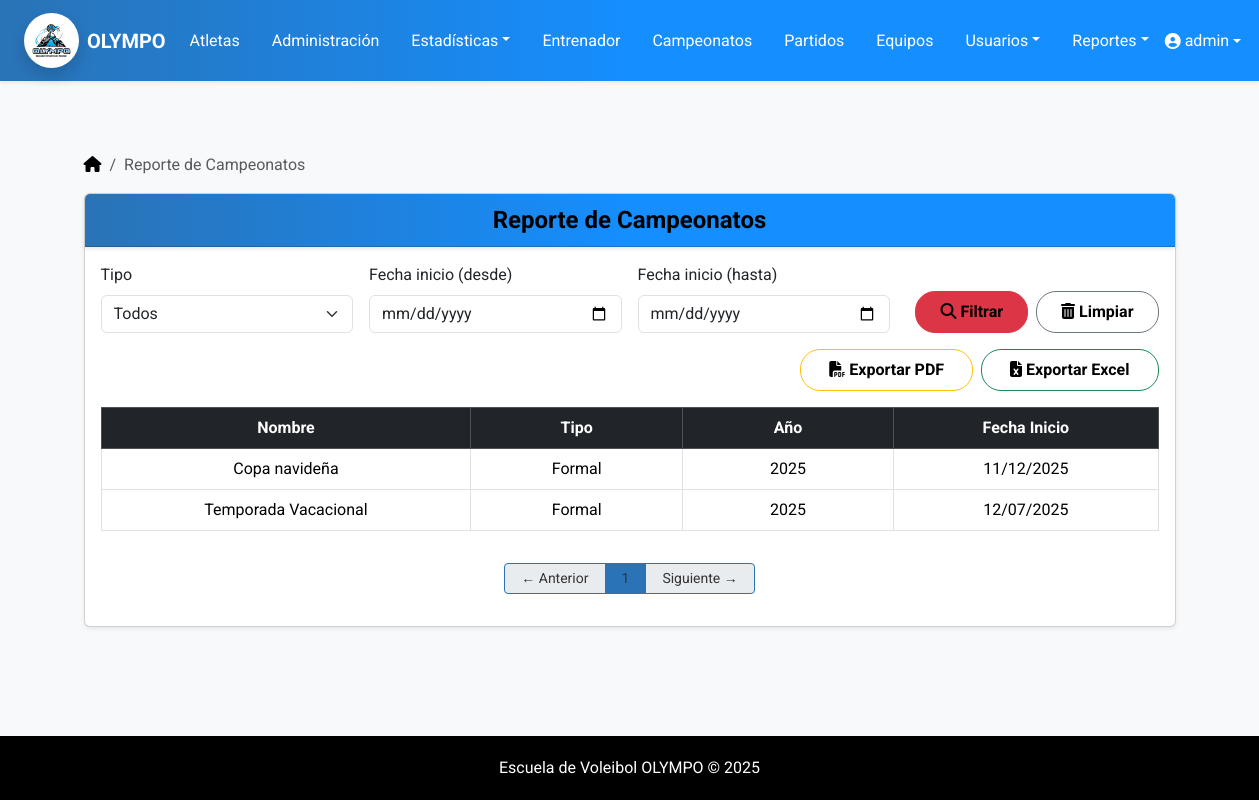
Screenshot of /atletas/reportes/campeonatos/ (signed in) with the database file from the repository.
### atletas/models.py (models this page shows, shortened)
class Campeonato(models.Model):
    TIPO_CHOICES = [
        ('formal', 'Formal'),
        ('amistoso', 'Amistoso'),
    ]
    nombre = models.CharField(max_length=100)
    tipo = models.CharField(max_length=10, choices=TIPO_CHOICES)
    anio = models.PositiveIntegerField()
    fecha_inicio = models.DateField(blank=True, null=True)
    descripcion = models.TextField(blank=True)

### atletas/views.py (the view)
# urls.py: path('reportes/campeonatos/', views.reporte_campeonatos, name='reporte_campeonatos'),
@user_passes_test(lambda u: es_admin(u) or es_entrenador(u))
def reporte_campeonatos(request):
    tipo = request.GET.get("tipo", "").strip()
    fecha_inicio_desde = request.GET.get("fecha_inicio_desde", "").strip()
    fecha_inicio_hasta = request.GET.get("fecha_inicio_hasta", "").strip()
    campeonatos = Campeonato.objects.all().order_by('-anio', 'nombre')
    if tipo:
        campeonatos = campeonatos.filter(tipo=tipo)
    if fecha_inicio_desde:
        fd = parse_date(fecha_inicio_desde)
        if fd:
            campeonatos = campeonatos.filter(fecha_inicio__gte=fd)
    if fecha_inicio_hasta:
        fh = parse_date(fecha_inicio_hasta)
        if fh:
            campeonatos = campeonatos.filter(fecha_inicio__lte=fh)
    paginator = Paginator(campeonatos, 10)
    page_number = request.GET.get("page")
    page_obj = paginator.get_page(page_number)
    context = {
        "page_obj": page_obj,
        "tipo": tipo,
        "fecha_inicio_desde": fecha_inicio_desde,
        "fecha_inicio_hasta": fecha_inicio_hasta,
    }
    return render(request, "reportes/reporte_campeonatos.html", context)

### atletas/context_processors.py (called while the page is built)
def role_flags(request):
    u = request.user
    atleta_id = None
    if u.is_authenticated and es_atleta(u):  # ✅ propiedad
        if hasattr(u, "atleta"):
            atleta_id = u.atleta.id
    return {
        "is_admin": es_admin(u),
        "is_trainer": es_entrenador(u),
        "is_athlete": es_atleta(u),
        "atleta_id": atleta_id,
    }

### atletas/utils/roles.py (called while the page is built)
def es_admin(user):
    return user.is_authenticated and (user.is_superuser or user.groups.filter(name='Administrador').exists())

def es_entrenador(user):
    return user.is_authenticated and (
        user.groups.filter(name='Entrenador').exists() or hasattr(user, 'entrenador')
    )

def es_atleta(user):
    return user.is_authenticated and hasattr(user, 'atleta')  # por la OneToOne

### templates/reportes/reporte_campeonatos.html (shortened to what this page needs)
{% extends "base.html" %}
{% load static %}
{% block content %}
<div class="container mt-4">
  <nav aria-label="breadcrumb" class="mb-3">
    <ol class="breadcrumb">
      <li class="breadcrumb-item">
        <a class="link-body-emphasis" href="{% url 'menu_principal' %}">
          <i class="fa-solid fa-house"></i>
        </a>
      </li>
      <li class="breadcrumb-item active" aria-current="page">Reporte de Campeonatos</li>
    </ol>
  </nav>
  <div class="card shadow-sm rounded">
    <div class="card-header bg-dark text-white text-center fw-bold fs-4">
      Reporte de Campeonatos
    </div>
    <div class="card-body">
      <form method="get" class="row g-3 mb-3 align-items-end">
        <div class="col-md-3">
          <label for="tipo" class="form-label">Tipo</label>
          <select id="tipo" name="tipo" class="form-select">
            <option value="">Todos</option>
          </select>
        </div>
        <div class="col-md-3">
          <label for="fecha_inicio_desde" class="form-label">Fecha inicio (desde)</label>
          <input type="date" id="fecha_inicio_desde" name="fecha_inicio_desde" class="form-control" value="{{ fecha_inicio_desde }}">
        </div>
        <div class="col-md-3">
          <label for="fecha_inicio_hasta" class="form-label">Fecha inicio (hasta)</label>
          <input type="date" id="fecha_inicio_hasta" name="fecha_inicio_hasta" class="form-control" value="{{ fecha_inicio_hasta }}">
        </div>
        <div class="col-md-3 d-flex justify-content-end gap-2">
          <button type="submit" class="btn btn-danger px-4">
            <i class="fas fa-search"></i> Filtrar
          </button>
          <a href="{% url 'reporte_campeonatos' %}" class="btn btn-outline-secondary px-4">
            <i class="fas fa-trash-alt"></i> Limpiar
          </a>
        </div>
      </form>
      <div class="d-flex justify-content-end mb-3 gap-2">
        <a href="{% url 'reporte_campeonatos_pdf' %}?{% if request.GET %}{{ request.GET.urlencode }}{% endif %}" class="btn btn-outline-warning">
          <i class="fa-solid fa-file-pdf"></i> Exportar PDF
        </a>
        <a href="{% url 'reporte_campeonatos_excel' %}?{% if request.GET %}{{ request.GET.urlencode }}{% endif %}" class="btn btn-outline-success">
          <i class="fa-solid fa-file-excel"></i> Exportar Excel
        </a>
      </div>
      {% if page_obj and page_obj.object_list %}
      <div class="table-responsive">
        <table class="table table-bordered table-hover align-middle text-center">
          <thead class="table-dark">
            <tr>
              <th style="width: 35%;">Nombre</th>
              <th style="width: 20%;">Tipo</th>
              <th style="width: 20%;">Año</th>
              <th style="width: 25%;">Fecha Inicio</th>
            </tr>
          </thead>
          <tbody>
            {% for c in page_obj %}
            <tr>
              <td class="text-center">{{ c.nombre }}</td>
              <td>{{ c.get_tipo_display }}</td>
              <td>{{ c.anio }}</td>
              <td>{% if c.fecha_inicio %}{{ c.fecha_inicio|date:"d/m/Y" }}{% else %}—{% endif %}</td>
            </tr>
            {% endfor %}
          </tbody>
        </table>
      </div>
      {% with request.GET.urlencode as query_params %}
        {% with query_params|cut:'page='|cut:'&page=' as base_query %}
          <div class="d-flex justify-content-center mt-3">
            <nav>
              <ul class="pagination pagination-sm">
                {% if page_obj.has_previous %}
                  <li class="page-item">
                    <a class="page-link px-3 py-1" href="?{% if base_query %}{{ base_query }}&{% endif %}page={{ page_obj.previous_page_number }}">← Anterior</a>
                  </li>
                {% else %}
                  <li class="page-item disabled"><span class="page-link px-3 py-1">← Anterior</span></li>
                {% endif %}
                {% for num in page_obj.paginator.page_range %}
                  {% if page_obj.number == num %}
                    <li class="page-item active"><span class="page-link px-3 py-1">{{ num }}</span></li>
                  {% else %}
                    <li class="page-item"><a class="page-link px-3 py-1" href="?{% if base_query %}{{ base_query }}&{% endif %}page={{ num }}">{{ num }}</a></li>
                  {% endif %}
                {% endfor %}
                {% if page_obj.has_next %}
                  <li class="page-item">
                    <a class="page-link px-3 py-1" href="?{% if base_query %}{{ base_query }}&{% endif %}page={{ page_obj.next_page_number }}">Siguiente →</a>
                  </li>
                {% else %}
                  <li class="page-item disabled"><span class="page-link px-3 py-1">Siguiente →</span></li>
                {% endif %}
              </ul>
            </nav>
          </div>
        {% endwith %}
      {% endwith %}
      {% endif %}
    </div>
  </div>
</div>
{% endblock %}

### templates/base.html (shortened to what this page needs)
<!DOCTYPE html>
{% load static %}
<html lang="es">
<head>
    <link href="https://cdn.jsdelivr.net/npm/bootstrap@5.3.3/dist/css/bootstrap.min.css" rel="stylesheet">
    <link rel="stylesheet" href="https://cdnjs.cloudflare.com/ajax/libs/font-awesome/6.5.0/css/all.min.css">
    <link rel="stylesheet" href="{% static 'css/estilos.css' %}">
</head>
<body>
    <nav class="navbar navbar-expand-lg bg-escovol navbar-dark shadow-sm">
        <div class="container-fluid px-4">
            <a class="navbar-brand d-flex align-items-center">
                <img src="{% static 'img/logo-olympo.jpeg' %}" alt="Logo Olympo" width="55" height="55" class="me-2 rounded-circle shadow">
                <span class="fw-bold text-white">OLYMPO</span>
            </a>
            <div class="collapse navbar-collapse justify-content-between" id="navbarMenu">
                <ul class="navbar-nav mx-auto gap-3">
                    {% if is_admin or is_trainer %}
                        <li class="nav-item"><a class="nav-link text-white" href="{% url 'lista_atletas' %}">Atletas</a></li>
                        <li class="nav-item"><a class="nav-link text-white" href="{% url 'administracion' %}">Administración</a></li>
                        <li class="nav-item dropdown">
                            <a class="nav-link dropdown-toggle text-white" href="#" data-bs-toggle="dropdown">Estadísticas</a>
                        </li>
                        <li class="nav-item"><a class="nav-link text-white" href="{% url 'lista_entrenadores' %}">Entrenador</a></li>
                        <li class="nav-item"><a class="nav-link text-white" href="{% url 'lista_campeonatos' %}">Campeonatos</a></li>
                        <li class="nav-item"><a class="nav-link text-white" href="{% url 'lista_partidos' %}">Partidos</a></li>
                        <li class="nav-item"><a class="nav-link text-white" href="{% url 'listar_equipos' %}">Equipos</a></li>
                        {% if is_admin %}
                            <li class="nav-item dropdown">
                                <a class="nav-link dropdown-toggle text-white" href="#" data-bs-toggle="dropdown">Usuarios</a>
                            </li>
                        {% endif %}
                        <li class="nav-item dropdown">
                            <a class="nav-link dropdown-toggle text-white" href="#" data-bs-toggle="dropdown">Reportes</a>
                        </li>
                    {% endif %}
                </ul>
                <ul class="navbar-nav">
                    {% if user.is_authenticated %}
                        <li class="nav-item dropdown">
                            <a class="nav-link dropdown-toggle d-flex align-items-center text-white" href="#" role="button" data-bs-toggle="dropdown">
                                <i class="fa-solid fa-user-circle me-1"></i>
                                {{ user.get_full_name|default:user.username }}
                            </a>
                        </li>
                    {% else %}
                        <li class="nav-item">
                            <a class="nav-link text-white fw-semibold" href="{% url 'login' %}">
                                <i class="fas fa-sign-in-alt me-1"></i> Iniciar sesión
                            </a>
                        </li>
                    {% endif %}
                </ul>
            </div>
        </div>
    </nav>
    <main class="container py-5">
        {% block content %}{% endblock %}
    </main>
    <footer>
        Escuela de Voleibol OLYMPO © {{ year|default:2025 }}
    </footer>
</body>
</html>

### static/css/estilos.css (style rules this page uses)
.card-header { background: linear-gradient(to right, #1A4B7D, #2A73B6, #5C9DCC); color: #f8f4f4 !important; box-shadow: 0 2px 4px rgba(0, 0, 0, 0.1); }
.btn-success, .btn-danger, .btn-warning, .btn-secondary, .btn-info, .btn-primary, .btn { padding: 8px 28px; border-radius: 20px; line-height: 24px; font-weight: bold; color: black; }
.pagination .page-link { color: #343434; }
.pagination .page-item.active .page-link { background-color: #2A73B6; border-color: #2A73B6; }
.pagination .page-item .page-link { border-color: #2A73B6; }

### templates/base.html (style rules this page uses)
html, body { height: 100%; margin: 0; display: flex; flex-direction: column; }
main { flex: 1; }
body { font-family: 'Roboto', sans-serif; background-color: #f8f9fa; color: #212529; }
.navbar-brand { font-weight: bold; color: #070303 !important; }
.bg-escovol { background: linear-gradient(to right, #2A73B6, #158EFF, #158EFF); }
footer { margin-top: 40px; padding: 20px 0; background-color: #000000; color: white; text-align: center; }
.card-header { background: linear-gradient(to right, #2A73B6, #158EFF, #158EFF); color: #000000 !important; box-shadow: 0 2px 4px rgba(0, 0, 0, 0.1); }
.pagination .page-link { color: #343434; }
.pagination .page-item.active .page-link { background-color: #2A73B6; border-color: #2A73B6; }
.pagination .page-item .page-link { border-color: #2A73B6; }

### rows the page displays
Campeonato: nombre "Copa navideña", tipo "Formal", anio "2025", fecha_inicio "11/12/2025"
Campeonato: nombre "Temporada Vacacional", tipo "Formal", anio "2025", fecha_inicio "12/07/2025"

### other values shown
{{ user.get_full_name|default:user.username }} "admin"
{{ num }} "1"
{{ year|default:2025 }} "2025"
